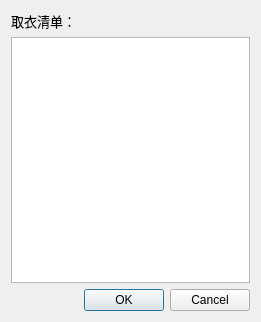
<?xml version="1.0" encoding="UTF-8"?>
<ui version="4.0">
 <class>PickUpList</class>
 <widget class="QDialog" name="PickUpList">
  <property name="geometry">
   <rect>
    <x>0</x>
    <y>0</y>
    <width>261</width>
    <height>322</height>
   </rect>
  </property>
  <property name="windowTitle">
   <string>Dialog</string>
  </property>
  <layout class="QVBoxLayout" name="verticalLayout">
   <item>
    <widget class="QLabel" name="label">
     <property name="font">
      <font>
       <pointsize>10</pointsize>
      </font>
     </property>
     <property name="text">
      <string>取衣清单：</string>
     </property>
    </widget>
   </item>
   <item>
    <widget class="QTableView" name="tableView"/>
   </item>
   <item>
    <widget class="QDialogButtonBox" name="buttonBox">
     <property name="orientation">
      <enum>Qt::Horizontal</enum>
     </property>
     <property name="standardButtons">
      <set>QDialogButtonBox::Cancel|QDialogButtonBox::Ok</set>
     </property>
    </widget>
   </item>
  </layout>
 </widget>
 <resources/>
 <connections>
  <connection>
   <sender>buttonBox</sender>
   <signal>accepted()</signal>
   <receiver>PickUpList</receiver>
   <slot>accept()</slot>
   <hints>
    <hint type="sourcelabel">
     <x>248</x>
     <y>254</y>
    </hint>
    <hint type="destinationlabel">
     <x>157</x>
     <y>274</y>
    </hint>
   </hints>
  </connection>
  <connection>
   <sender>buttonBox</sender>
   <signal>rejected()</signal>
   <receiver>PickUpList</receiver>
   <slot>reject()</slot>
   <hints>
    <hint type="sourcelabel">
     <x>316</x>
     <y>260</y>
    </hint>
    <hint type="destinationlabel">
     <x>286</x>
     <y>274</y>
    </hint>
   </hints>
  </connection>
 </connections>
</ui>
